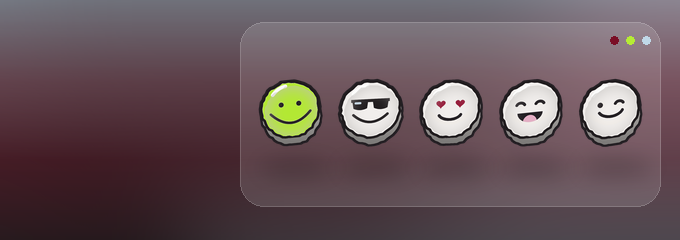
#> input picture panel_art/profile/profile_banner.png, 680 x 240 px
$ python -i render_news.py   (imports and definitions only)
#> lines starting #> are read from the running program, lines starting #| are printed output that depends on the picture
"""
Баннеры для новостей 1200×600 — 20 шаблонов разного типа и композиции в
фирменном стиле (как баннеры экранов): размытый винный/ледяной/лаймовый фон,
стеклянные плашки с тремя точками, жирный строчный текст с растянутыми
буквами, 3D-смайлики и 3D-иконки, плашки-«кнопки» с толстым боком.

Запуск из корня проекта:
    python3 scripts/render_news.py                       # все 20 → PNG
    python3 scripts/render_news.py event poll            # выборочно
    python3 scripts/render_news.py --figma <папка>       # + слои для Figma

Каждый шаблон собирается из слоёв (сцена): фон, стекло, плашки, тексты,
картинки. Из одной сцены рисуется PNG (panel_art/news/news.<шаблон>.png,
общий лист _all.png) и описание для Figma (--figma: <папка>/<шаблон>.json +
картинки слоёв) — в Figma тексты остаются текстом, плашки — фигурами,
смайлики и иконки — отдельными картинками, всё можно двигать и править.

Тексты — параметры: render("event", title="…", day="31"). Каждый шаблон
проверяет раскладку: ничего не выходит за баннер, текст, картинки и плашки не
наезжают друг на друга; длинный текст уменьшается, а если не влезает и
так — ошибка, файл не пишется.
"""

import hashlib
import io
import json
import math
import pathlib
import random
import sys

from PIL import Image, ImageChops, ImageDraw, ImageFilter, ImageFont

sys.path.insert(0, str(pathlib.Path(__file__).resolve().parent))
import render_banners as rb  # noqa: E402
import render_profile as rp  # noqa: E402
from art3d import ICE, INK, LIME, MAROON, MILK, PINK, WINE, dark  # noqa: E402

ROOT = pathlib.Path(__file__).resolve().parent.parent
OUT_DIR = ROOT / "panel_art" / "news"
W, H = 1200, 600
FONTS = ROOT / "fonts"
SOFT = (226, 218, 216)          # молочный потише — для обычного текста
GREY = (70, 60, 66)             # текст на светлом фоне
LIME_WAVE, ICE_WAVE, PINK_WAVE = rb.LIME_WAVE, rb.ICE_WAVE, rb.PINK_WAVE
INK_WAVE = (INK, (90, 30, 50), MAROON, WINE)     # для светлого фона
TRACK = -0.075                  # трекинг фирменных надписей (доля кегля)


# ============================================================
# раскладка (проверка наложений)
# ============================================================

class Layout:
    """Занятые прямоугольники: пересечения запрещены (кроме своей группы)."""

    def __init__(self, name):
        self.name = name
        self.boxes = []

    # [15 lines left out: function add, not called in this run]


_fonts = {}


# [5 lines left out: function font, not called in this run]


# ============================================================
# сцена: слои шаблона (общие для PNG и Figma)
# ============================================================
# Узел — dict: type (image / box / ellipse / text), name, x, y, w, h (без
# поворота; у вложенных — от левого верхнего угла родителя), angle (градусы
# против часовой, вокруг центра), effects (тени), children (у box).

def shadow_fx(dx, dy, blur, color, alpha, spread=0):
    """Тень как в Figma: blur — радиус размытия, spread — расширение формы."""
    return {"dx": dx, "dy": dy, "blur": blur, "color": color, "alpha": alpha, "spread": spread}


def soft_shadow(dy=14, blur=36, alpha=0.35):
    return shadow_fx(0, dy, blur, (10, 6, 8), alpha)


def side_fx(fill, depth, width):
    """Толстый бок плашки: обводка-тень и тёмная заливка под плашкой."""
    return [shadow_fx(0, depth, 0, INK, 1.0), shadow_fx(0, depth, 0, dark(fill, 0.62), 1.0, spread=-width)]


def text_shadow(size):
    return shadow_fx(0, size * 0.03, size * 0.12, (0, 0, 0), 0.35)


class Scene:
    def __init__(self):
        self.nodes = []

    def add(self, node, parent=None):
        (parent["children"] if parent else self.nodes).append(node)
        return node


def n_image(name, img, x, y, w, h, angle=0, effects=None):
    return {"type": "image", "name": name, "img": img, "x": x, "y": y, "w": w, "h": h, "angle": angle,
            "effects": effects or []}


# [6 lines left out: function n_box, not called in this run]


def n_ellipse(name, x, y, w, h, fill=None, stroke=None, stroke_w=0, img=None, effects=None):
    return {"type": "ellipse", "name": name, "x": x, "y": y, "w": w, "h": h, "fill": fill, "stroke": stroke,
            "stroke_w": stroke_w, "img": img, "effects": effects or [], "angle": 0}


# [60 lines left out: functions line_width, wrap, n_text, text_ink_box, at_baseline, not called in this run]


def top_from_baseline(size, weight, baseline):
    return baseline - font(size, weight).getmetrics()[0]


# ============================================================
# рисование сцены в PNG
# ============================================================

# [126 lines left out: functions _apply_effects, _radius_args, _draw_text, draw, not called in this run]


def to_png(scene):
    canvas = Image.new("RGBA", (W, H), (0, 0, 0, 255))
    for n in scene.nodes:
        draw(n, canvas)
    return canvas.convert("RGB")


# ============================================================
# элементы шаблонов
# ============================================================

class Builder:
    """Сцена + раскладка одного шаблона и фирменные элементы."""

    def __init__(self, name):
        self.lay = Layout(name)
        self.scene = Scene()

    def add(self, node, parent=None):
        return self.scene.add(node, parent)

    # --- фон и декор (картинкой) ---
    def background(self, img, name="фон"):
        return self.add(n_image(name, img.convert("RGBA"), 0, 0, W, H))

    def decor(self, name, img, x, y, angle=0):
        """Картинка-декор (полосы, звезда, искры): отдельный слой, без проверки наложений."""
        return self.add(n_image(name, img, x, y, img.width, img.height, angle))

    # --- стекло ---
    # [181 lines left out: functions glass, plate, sprite, label, word, para and 2 more, not called in this run]


def face(name, phase=0.15, amp=0.6):
    return rp.solid(name, phase, amp=amp)


def ic(path):
    return rp.icon(path)


# [5 lines left out: function spark_img, not called in this run]


def sparkle(b, cx, cy, r, col=MILK):
    im = spark_img(r, col)
    b.decor("искра", im, cx - im.width / 2, cy - im.height / 2)


# [6 lines left out: function slot_index, not called in this run]


def bg(kind="wine", seed=3):
    return rp.brand_bg(W, H, kind, seed=seed)


# [5 lines left out: function glow, not called in this run]


# ============================================================
# ШАБЛОНЫ. У каждого — тексты по умолчанию (пример) и функция сборки.
# ============================================================

T = {}


def template(key, label, **defaults):
    def deco(fn):
        T[key] = (label, defaults, fn)
        return fn
    return deco


# [504 lines left out: functions t_news, t_update, t_event, t_giveaway, stripes_img, t_alert and 21 more, not called in this run]


def render(key, **texts):
    b = build(key, **texts)
    return to_png(b.scene), b.lay


# [38 lines left out: functions contact_sheet, main, not called in this run]


# [2 lines not run here, left out]

>>> import cv2
>>> picture = cv2.imread('../panel_art/profile/profile_banner.png', cv2.IMREAD_GRAYSCALE)
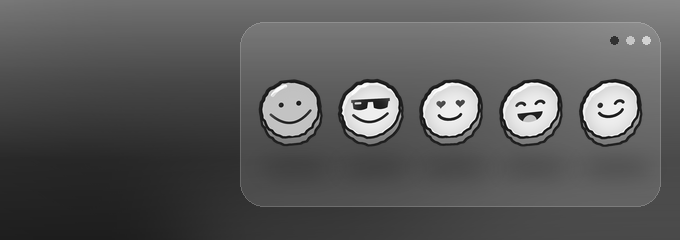
#> picture: shape (240, 680); min 3, max 255, mean 89.9
>>> result = to_png(picture)
#> (the run stopped early here; a loop or call above may not have finished)
